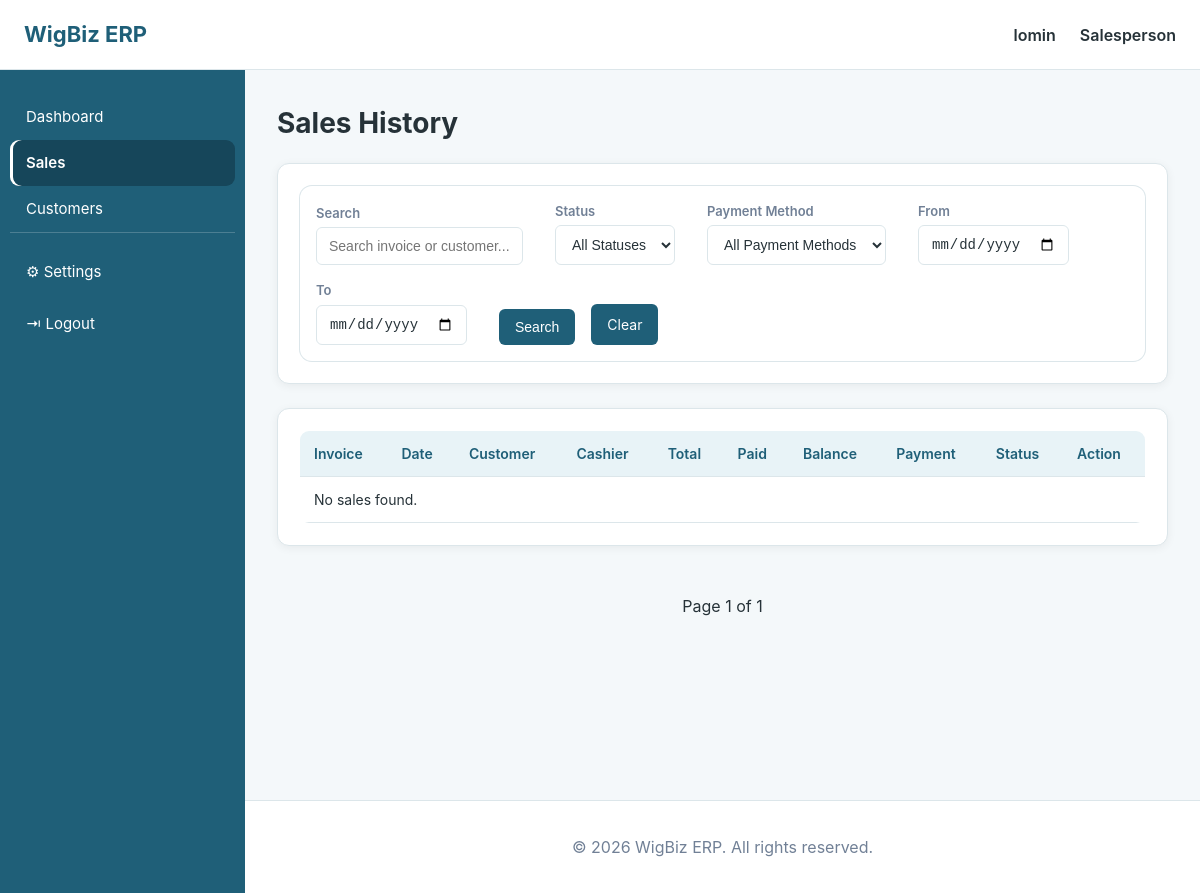
Before: /sales/history/ (signed in) with the older database file.
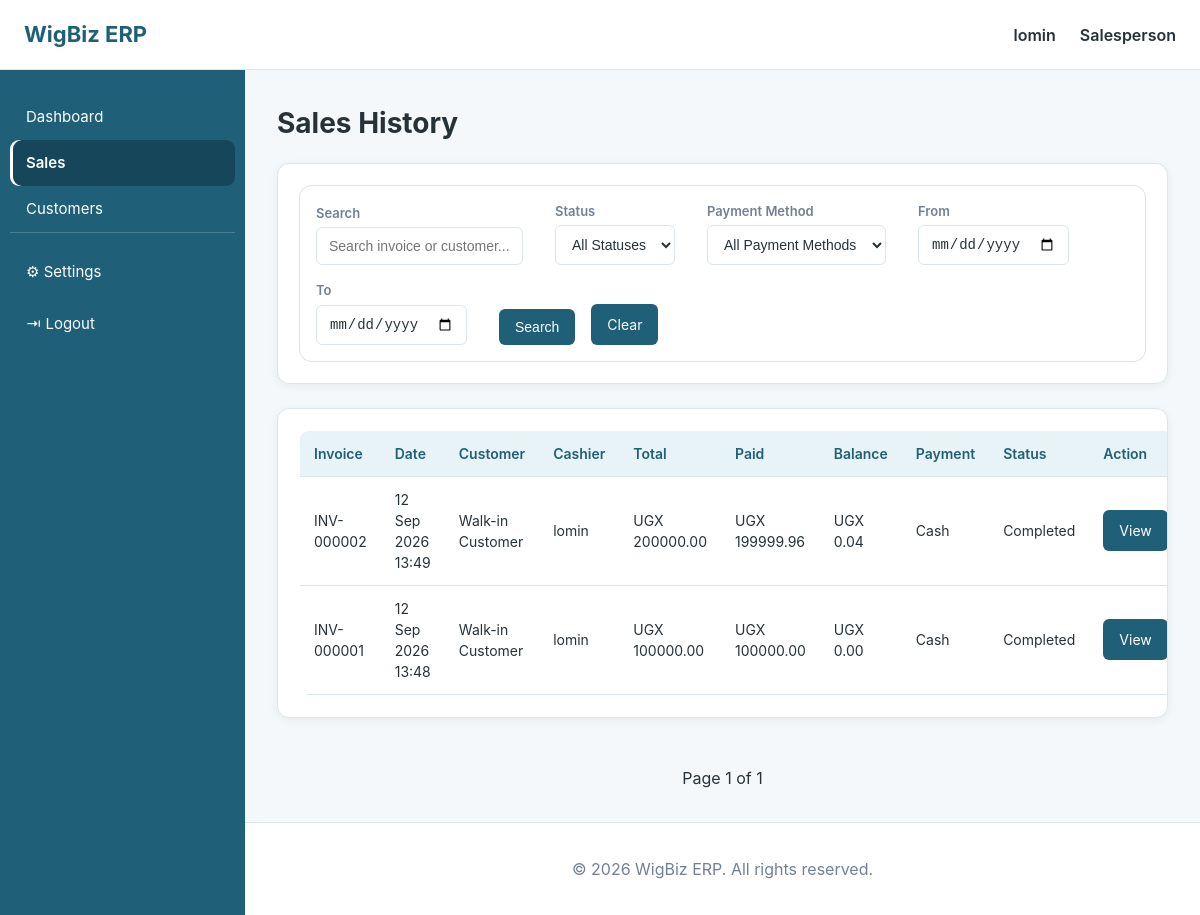
After: the same page with the newer database file.
### accounts/models.py (models this page shows, shortened)
class User(AbstractUser):
    phone = models.CharField(max_length=20, blank=True)
    role = models.ForeignKey(
        Role,
        on_delete=models.SET_NULL,
        null=True,
        blank=True,
        related_name="users",
    )
    created_at = models.DateTimeField(auto_now_add=True)

class Role(models.Model):
    name = models.CharField(max_length=50, unique=True)
    description = models.TextField(blank=True)
    created_at = models.DateTimeField(auto_now_add=True)

### sales/models.py (models this page shows, shortened)
class Sale(models.Model):
    PAYMENT_METHODS = (
        ("CASH", "Cash"),
        ("MOBILE_MONEY", "Mobile Money"),
        ("CARD", "Card"),
        ("BANK", "Bank"),
    )
    class Status(models.TextChoices):
        DRAFT = 'DRAFT', 'Draft'
        COMPLETED = 'COMPLETED', 'Completed'
        CANCELLED = 'CANCELLED', 'Cancelled'
        REFUNDED = 'REFUNDED', 'Refunded'
    status = models.CharField(
        max_length=20,
        choices=Status.choices,
        default=Status.DRAFT,
    )
    customer = models.ForeignKey(
        Customer,
        on_delete=models.SET_NULL,
        null=True,
        blank=True,
        related_name="sales"
        )
    invoice_number = models.CharField(max_length=50, unique=True)
    sale_date = models.DateTimeField(auto_now_add=True)
    subtotal = models.DecimalField(max_digits=12, decimal_places=2, default=0)
    discount = models.DecimalField(max_digits=10, decimal_places=2, default=0)
    tax = models.DecimalField(max_digits=10, decimal_places=2, default=0)
    total_amount = models.DecimalField(max_digits=12, decimal_places=2, default=0)
    paid_amount = models.DecimalField(max_digits=12, decimal_places=2, default=0)
    balance = models.DecimalField(max_digits=12, decimal_places=2, default=0)
    payment_method = models.CharField(max_length=20, choices=PAYMENT_METHODS, default="CASH")
    created_by = models.ForeignKey(User, on_delete=models.SET_NULL, null=True, related_name="sales_created")

### sales/views.py (the view)
# urls.py: path("history/",views.sales_history,name="sales_history",),
def sales_history(request):
    sales = (
        Sale.objects.select_related("customer","created_by",).order_by("-sale_date")
    )
    search = request.GET.get("search","").strip()
    if search:
        sales = sales.filter(
            Q(invoice_number__icontains=search)|Q(customer__name__icontains=search)
        )
    status = request.GET.get("status","")
    if status:
        sales = sales.filter(status=status)
    payment_method = request.GET.get("payment_method", "")
    if payment_method:
        sales = sales.filter(payment_method=payment_method)
    date_from_raw = request.GET.get("date_from","")
    date_to_raw = request.GET.get("date_to","")
    date_from = parse_date_or_none(date_from_raw)
    date_to = parse_date_or_none(date_to_raw)
    if date_from:
        sales = sales.filter(sale_date__date__gte=date_from)
    if date_to:
        sales = sales.filter(sale_date__date__lte=date_to)
    paginator = Paginator(sales,20)
    page_number = request.GET.get("page")
    page_obj = paginator.get_page(page_number)
    return render(
        request,
        "sales/sales_history.html",
        {
            "sales": page_obj,
            "search": search,
            "selected_status": status,
            "selected_payment_method":payment_method,
            "status_choices":Sale.Status.choices,
            "payment_choices":Sale.PAYMENT_METHODS,
            "date_from": date_from_raw,
            "date_to": date_to_raw,
        },
    )

### templates/sales/sales_history.html (shortened to what this page needs)
{% extends "base.html" %}
{% block content %}
<div class="page-header">
    <h1>
        Sales History
    </h1>
</div>
<div class="report-card">
    <form method="get">
        <div class="form-group">
            <label for="search">
                Search
            </label>
            <input
                type="text"
                id="search"
                name="search"
                placeholder="Search invoice or customer..."
                value="{{ search }}"
            >
        </div>
        <br>
        <div class="form-group">
            <label for="status">
                Status
            </label>
            <select
                id="status"
                name="status"
            >
                <option value="">
                    All Statuses
                </option>
            </select>
        </div>
        <br>
        <div class="form-group">
            <label for="payment_method">
                Payment Method
            </label>
            <select
                id="payment_method"
                name="payment_method"
            >
                <option value="">
                    All Payment Methods
                </option>
            </select>
        </div>
        <br>
        <div class="form-group">
            <label for="date_from">
                From
            </label>
            <input
                type="date"
                id="date_from"
                name="date_from"
                value="{{ date_from }}"
            >
        </div>
        <br>
        <div class="form-group">
            <label for="date_to">
                To
            </label>
            <input
                type="date"
                id="date_to"
                name="date_to"
                value="{{ date_to }}"
            >
        </div>
        <br>
        <button
            type="submit"
            class="btn btn-primary"
        >
            Search
        </button>
        <a
            href="{% url 'sales:sales_history' %}"
            class="btn btn-secondary"
        >
            Clear
        </a>
    </form>
</div>
<br>
<div class="report-card">
    <div class="table-container">
        <table>
            <thead>
                <tr>
                    <th>
                        Invoice
                    </th>
                    <th>
                        Date
                    </th>
                    <th>
                        Customer
                    </th>
                    <th>
                        Cashier
                    </th>
                    <th>
                        Total
                    </th>
                    <th>
                        Paid
                    </th>
                    <th>
                        Balance
                    </th>
                    <th>
                        Payment
                    </th>
                    <th>
                        Status
                    </th>
                    <th>
                        Action
                    </th>
                </tr>
            </thead>
            <tbody>
                {% for sale in sales %}
                    <tr>
                        <td>
                            {{ sale.invoice_number }}
                        </td>
                        <td>
                            {{ sale.sale_date|date:"d M Y H:i" }}
                        </td>
                        <td>
                            {% if sale.customer %}
                                {{ sale.customer }}
                            {% else %}
                                Walk-in Customer
                            {% endif %}
                        </td>
                        <td>
                            {% if sale.created_by %}
                                {{ sale.created_by.get_full_name|default:sale.created_by.username }}
                            {% else %}
                                —
                            {% endif %}
                        </td>
                        <td>
                            UGX {{ sale.total_amount }}
                        </td>
                        <td>
                            UGX {{ sale.paid_amount }}
                        </td>
                        <td>
                            UGX {{ sale.balance }}
                        </td>
                        <td>
                            {{ sale.get_payment_method_display }}
                        </td>
                        <td>
                            {% if sale.status == "COMPLETED" %}
                                <span class="status-success">
                                    {{ sale.get_status_display }}
                                </span>
                            {% elif sale.status == "CANCELLED" %}
                                <span class="status-danger">
                                    {{ sale.get_status_display }}
                                </span>
                            {% elif sale.status == "REFUNDED" %}
                                <span class="status-warning">
                                    {{ sale.get_status_display }}
                                </span>
                            {% else %}
                                <span class="status-warning">
                                    {{ sale.get_status_display }}
                                </span>
                            {% endif %}
                        </td>
                        <td>
                            <a
                                href="{% url 'sales:sale_detail' sale.pk %}"
                                class="btn btn-secondary"
                            >
                                View
                            </a>
                        </td>
                    </tr>
                {% empty %}
                    <tr>
                        <td colspan="10">
                            No sales found.
                        </td>
                    </tr>
                {% endfor %}
            </tbody>
        </table>
    </div>
</div>
<br>
<div class="pagination">
    <span>
        Page
        {{ sales.number }}
        of
        {{ sales.paginator.num_pages }}
    </span>
</div>
{% endblock %}

### templates/base.html (shortened to what this page needs)
{% load static %}
<!DOCTYPE html>
<html lang="en">
<head>
    <link rel="stylesheet"
          href="{% static 'css/dashboard.css' %}">
</head>
<body>
<header class="navbar">
    <div class="navbar-left">
        <span class="brand">
            WigBiz ERP
        </span>
    </div>
    <div class="navbar-right">
        {% if user.is_authenticated %}
            <span class="user-name">
                {{ user.username }}
            </span>
            {% if user.role %}
                <span class="user-role">
                    {{ user.role.name }}
                </span>
            {% endif %}
        {% else %}
            <a href="{% url 'accounts:login' %}">
                Login
            </a>
        {% endif %}
    </div>
</header>
<div class="layout">
{% if user.is_authenticated %}
<aside class="sidebar">
    <nav>
        <a href="{% url 'dashboard:dashboard' %}"
           class="{% if request.resolver_match.app_name == 'dashboard' %}active{% endif %}">
            <span>
                Dashboard
            </span>
        </a>
        {% if user.role and user.role.name == "Administrator" %}
            <a href="{% url 'sales:sales_history' %}"
               class="{% if request.resolver_match.url_name == 'sales_history' %}active{% endif %}">
                <span>
                    Sales
                </span>
            </a>
            <a href="{% url 'inventory:view_inventory' %}"
               class="{% if request.resolver_match.app_name == 'inventory' %}active{% endif %}">
                <span>
                    Inventory
                </span>
            </a>
            <a href="{% url 'purchase:view_purchase' %}"
               class="{% if request.resolver_match.app_name == 'purchase' %}active{% endif %}">
                <span>
                    Purchases
                </span>
            </a>
            <a href="{% url 'customers:customer_list' %}"
               class="{% if request.resolver_match.app_name == 'customers' %}active{% endif %}">
                <span>
                    Customers
                </span>
            </a>
            <a href="{% url 'suppliers:supplier_list' %}"
               class="{% if request.resolver_match.app_name == 'suppliers' %}active{% endif %}">
                <span>
                    Suppliers
                </span>
            </a>
            <a href="{% url 'employees:employee_list' %}"
               class="{% if request.resolver_match.app_name == 'employees' %}active{% endif %}">
                <span>
                    Employees
                </span>
            </a>
            <a href="{% url 'reports:dashboard' %}"
               class="{% if request.resolver_match.app_name == 'reports' %}active{% endif %}">
                <span>
                    Reports
                </span>
            </a>
            <a href="{% url 'accounts:user_list' %}"
               class="{% if request.resolver_match.url_name == 'user_list' %}active{% endif %}">
                <span>
                    Users
                </span>
            </a>
        <!-- =================================================
             MANAGER
             ================================================= -->
        {% elif user.role and user.role.name == "Salesperson" %}
            <a href="{% url 'sales:create_sale' %}"
               class="{% if request.resolver_match.app_name == 'sales' %}active{% endif %}">
                <span>
                    Sales
                </span>
            </a>
            <a href="{% url 'customers:customer_list' %}"
               class="{% if request.resolver_match.app_name == 'customers' %}active{% endif %}">
                <span>
                    Customers
                </span>
            </a>
        {% endif %}
        <div class="bottom-links">
            <a href="{% url 'accounts:settings' %}"
               class="{% if request.resolver_match.app_name == 'accounts' and request.resolver_match.url_name == 'settings' %}active{% endif %}">
                <span>
                    ⚙ Settings
                </span>
            </a>
            <a href="{% url 'accounts:logout' %}">
                <span>
                    ⇥ Logout
                </span>
            </a>
        </div>
    </nav>
</aside>
{% endif %}
<main class="main-content">
    {% block content %}
    {% endblock %}
</main>
</div>
<footer class="footer">
    <p>
        &copy; {% now "Y" %} WigBiz ERP.
        All rights reserved.
    </p>
</footer>
</body>
</html>

Changed rows visible on the page:
added Sale: invoice_number "INV-000002", sale_date "12 Sep 2026 13:49", shows "Walk-in Customer", created_by.get_full_name "lomin", total_amount "200000.00", paid_amount "199999.96", balance "0.04", payment_method "Cash", status "Completed"
added Sale: invoice_number "INV-000001", sale_date "12 Sep 2026 13:48", shows "Walk-in Customer", created_by.get_full_name "lomin", total_amount "100000.00", paid_amount "100000.00", balance "0.00", payment_method "Cash", status "Completed"
Other visible differences:
text no longer shown: "No sales found."
